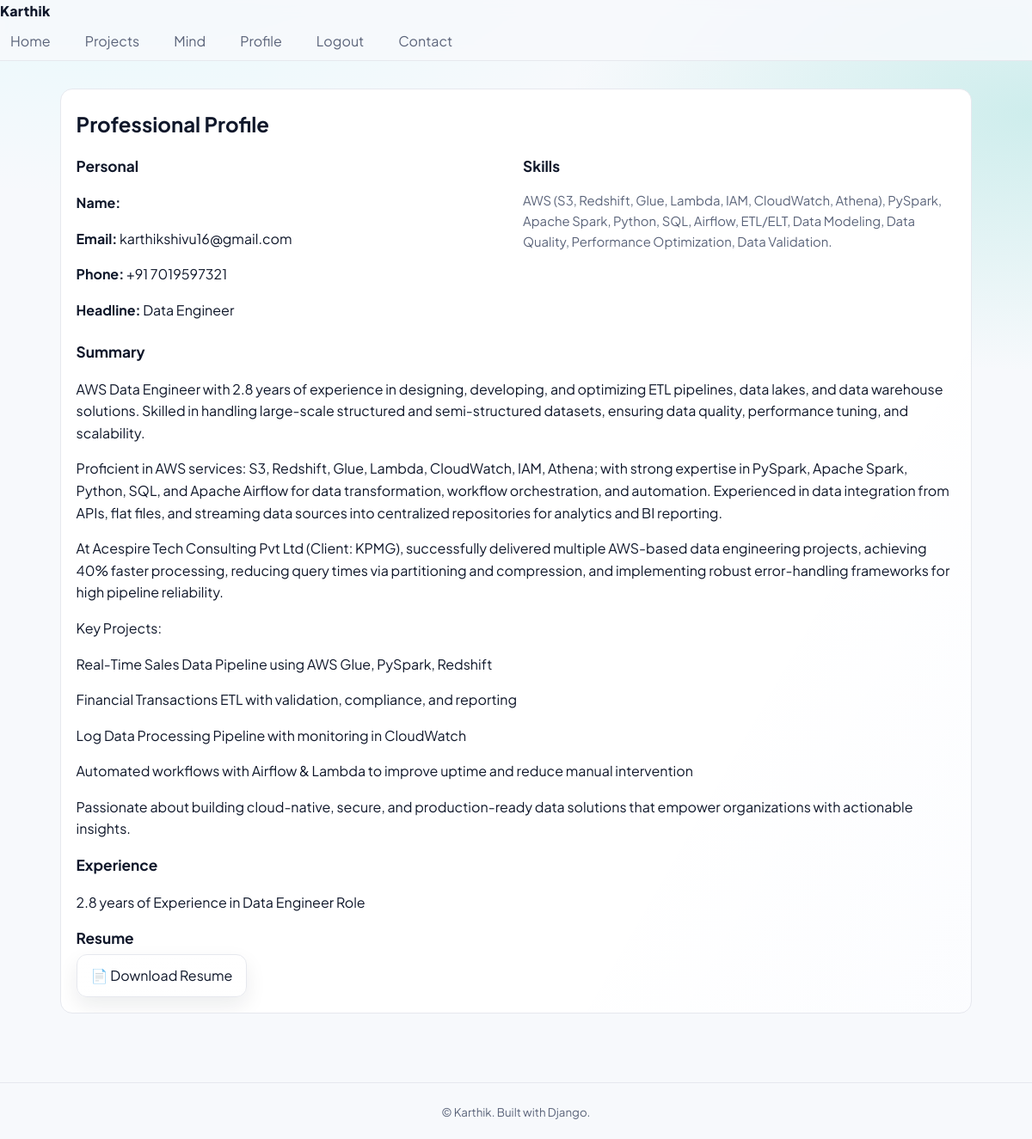
Screenshot of /profile/ (signed in) with the database file from the repository.
### myapp/models.py (models this page shows, shortened)
class Profile(models.Model):
    user = models.OneToOneField(User, on_delete=models.CASCADE)
    phone = models.CharField(max_length=20, unique=True, blank=True)
    headline = models.CharField(max_length=140, blank=True)  # e.g., "AWS Data Engineer"
    summary = models.TextField(blank=True)  # about you
    skills = models.TextField(blank=True)   # comma-separated or free text
    experience = models.TextField(blank=True)  # previous experience details
    resume = models.FileField(upload_to='resumes/', blank=True, null=True)

### myapp/views.py (the view)
# urls.py: path('profile/', views.profile_view, name='profile'),
@login_required(login_url='/auth/login/')
def profile_view(request):
    profile = get_object_or_404(Profile, user=request.user)
    return render(request, 'profile.html', {'profile': profile})

### templates/profile.html (shortened to what this page needs)
{% extends "base.html" %}
{% block content %}
<section class="card" style="padding:1.1rem">
  <h1 style="margin:.2rem 0 .6rem">Professional Profile</h1>
  <div class="grid" style="grid-template-columns:1fr 1fr; gap:1rem">
    <div>
      <h3 class="section-title">Personal</h3>
      <p><strong>Name:</strong> {{ profile.user.first_name }} {{ profile.user.last_name }}</p>
      <p><strong>Email:</strong> {{ profile.user.email }}</p>
      <p><strong>Phone:</strong> {{ profile.phone }}</p>
      <p><strong>Headline:</strong> {{ profile.headline }}</p>
    </div>
    <div>
      <h3 class="section-title">Skills</h3>
      <p class="muted">{{ profile.skills|default:"Not set" }}</p>
    </div>
  </div>
  <h3 class="section-title">Summary</h3>
  <p>{{ profile.summary|linebreaks }}</p>
  <h3 class="section-title">Experience</h3>
  <p>{{ profile.experience|linebreaks }}</p>
  {% if profile.resume %}
  <h3 class="section-title">Resume</h3>
  <a class="btn" href="{{ profile.resume.url }}" download target="_blank">
    📄 Download Resume
  </a>
 {% else %}
  <p class="muted">No resume uploaded.</p>
 {% endif %}
</section>
{% endblock %}

### static/css/style.css (style rules this page uses)
:root { --bg: #0b0f19; --panel: rgba(255,255,255,0.04); --text: #e4e7ee; --muted: #a3acc3; --brand: #6cf; --brand-2:#8af4bd; --border: rgba(255,255,255,0.08); --shadow: 0 10px 30px rgba(0,0,0,.25); --radius: 14px; --gap: 1.15rem; --max: 1100px; --speed: .25s; }
@media (prefers-color-scheme: light) { :root { --bg:#f7f9fc; --panel:#fff; --text:#0f172a; --muted:#5b647a; --brand:#2563eb; --brand-2:#14b8a6; --border:#e6e8ee; --shadow: 0 10px 24px rgba(15,23,42,.08); } }
* { box-sizing:border-box }
html,body { height:100% }
body { margin:0; font-family: ui-sans-serif, system-ui, -apple-system, Segoe UI, Roboto, Arial; background: radial-gradient(1200px 600px at 10% -10%, rgba(108,255,255,.15), transparent 60%), radial-gradient(900px 500px at 100% 10%, rgba(20,184,166,.18), transparent 60%), var(--bg); color:var(--text); line-height:1.6; }
.btn { display:inline-flex; align-items:center; gap:.5rem; padding:.7rem 1rem; border-radius:12px; text-decoration:none; cursor:pointer; border:1px solid var(--border); color:var(--text); background:linear-gradient(180deg, color-mix(in oklab, var(--panel) 60%, transparent), transparent); box-shadow: var(--shadow); transition:transform var(--speed), box-shadow var(--speed), border-color var(--speed); }
.grid { display:grid; gap:calc(var(--gap) + .25rem); grid-template-columns: repeat(auto-fill, minmax(260px, 1fr)); }
.card { background:var(--panel); border:1px solid var(--border); border-radius:var(--radius); padding:1rem; overflow:hidden; position:relative; transition:transform var(--speed), box-shadow var(--speed), border-color var(--speed); }
.card::after { content:""; position:absolute; inset:0; pointer-events:none; background:linear-gradient(120deg, transparent 0 70%, color-mix(in oklab, var(--brand) 35%, transparent)); opacity:.05; }
.card h3 { margin:.4rem 0 .25rem; font-size:1.08rem }
.muted { color:var(--muted); font-size:.93rem }
.section-title { font-weight:700; margin:1.2rem 0 .6rem }
@media (prefers-reduced-motion: no-preference) { .card, .btn { transition: transform var(--speed), box-shadow var(--speed), border-color var(--speed) } }

### templates/base.html (style rules this page uses)
body { font-family:"Plus Jakarta Sans", system-ui, Arial }

### rows the page displays
Profile: user.email "karthikshivu16@gmail.com", phone "+91 7019597321", headline "Data Engineer", skills "AWS (S3, Redshift, Glue, Lambda, IAM, CloudWatch, Athena), PySpark, Apache Spark, Python, SQL, Airflow, ETL/ELT, Data Modeling, Data Quality, Performance Optimization, Data Validation.", summary "AWS Data Engineer with 2.8 years of experience in designing, developing, and optimizing ETL pipelines, data lakes, and data warehouse solutions. Skilled in handling large-scale structured and semi-structured datasets, ensuring data quality, performance tuning, and scalability. Proficient in AWS services: S3, Redshift, Glue, Lambda, CloudWatch, IAM, Athena; with strong expertise in PySpark, Apache Spark, Python, SQL, and Apache Airflow for data transformation, workflow orchestration, and automation. Experienced in data integration from APIs, flat files, and streaming data sources into centralized repositories for analytics and BI reporting. At Acespire Tech Consulting Pvt Ltd (Client: KPMG),…", experience "2.8 years of Experience in Data Engineer Role"
